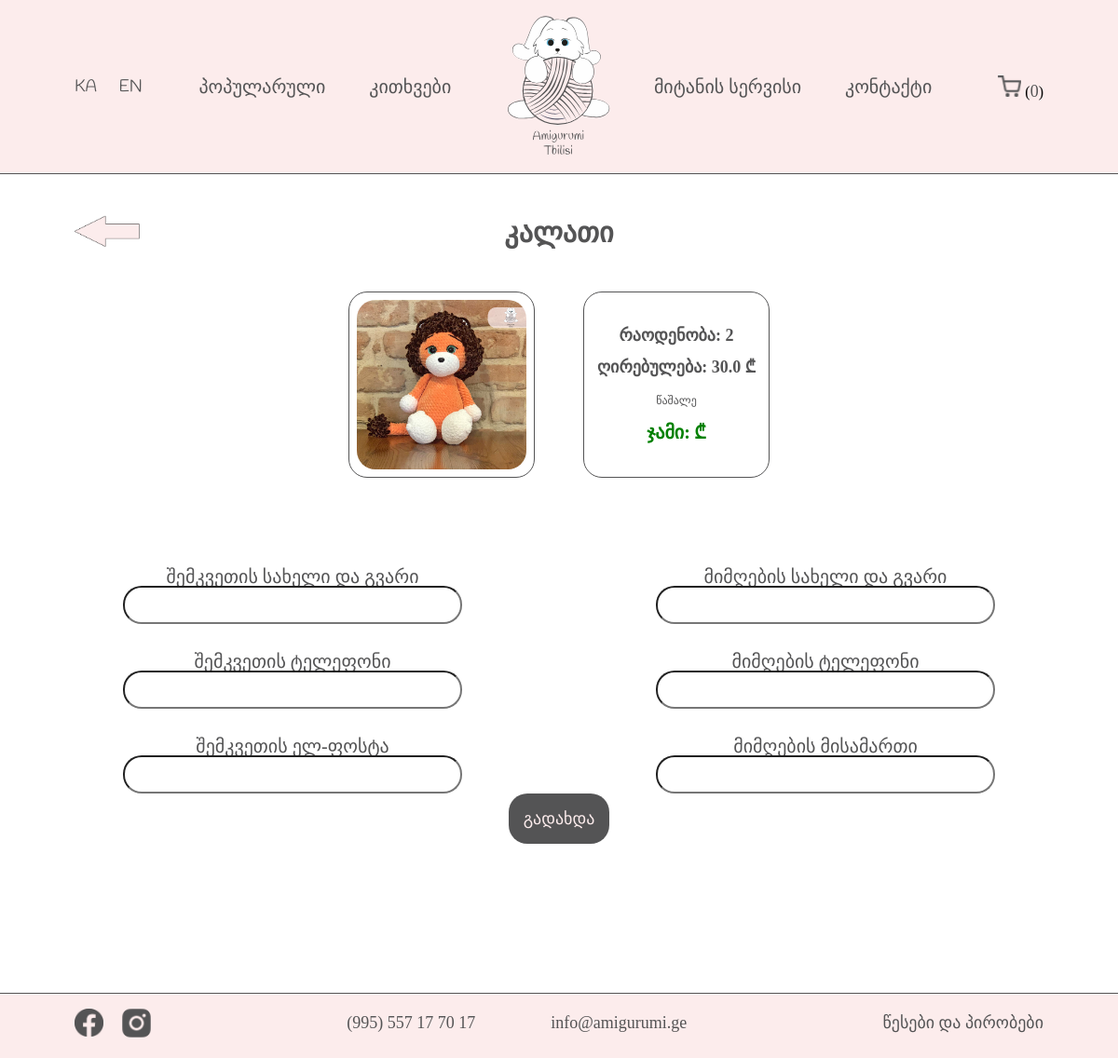
The page /cart on the database its author committed.
### app/models/store.py (models this page shows)
class Toy(db.Model, BaseModel):
    __tablename__ = "toys"
    id = db.Column(db.Integer, primary_key=True)
    photo = db.Column(db.String, nullable=False)
    name_geo = db.Column(db.String, nullable=False)
    name_eng = db.Column(db.String, nullable=False)
    desc_eng = db.Column(db.String, nullable=False)
    desc_geo = db.Column(db.String, nullable=False)
    price = db.Column(db.Float, nullable=False)
    stock = db.Column(db.Integer,nullable=False)
    is_popular = db.Column(db.Boolean, nullable=False)
    meta_geo = db.Column(db.String, nullable=False)
    meta_eng = db.Column(db.String, nullable=False)
    category_id = db.Column(db.ForeignKey("toy_categories.id"))
    category = db.relationship("ToyCategory", uselist=False)

### app/views/product/routes.py (the view)
@product_blueprint.route("/cart")
def cart():
    form = CartForm()
    toy = Toy.query.filter_by(id=1).first()
    order = Order.query.filter_by(id=1).first()
    return render_template("cart.html", order=order, toy=toy, form=form)

### app/views/product/forms.py
class CartForm(FlaskForm):
    ord_fullname = StringField("შემკვეთის სახელი და გვარი", validators=[DataRequired()])
    ord_phone = StringField("შემკვეთის ტელეფონი", validators=[DataRequired()])
    ord_email = EmailField("შემკვეთის ელ-ფოსტა", validators=[DataRequired()])
    fullname = StringField("მიმღების სახელი და გვარი", validators=[DataRequired()])
    phone = StringField("მიმღების ტელეფონი", validators=[DataRequired()])
    delivery_address = EmailField("მიმღების მისამართი", validators=[DataRequired()])
    submit = SubmitField("გადახდა")

### app/templates/product/cart.html (shortened to what this page needs)
{% extends 'layouts/base.html' %}
{% block main %}
<main>
    <div class="container cart-container">
        <a class="go-back" href="../product/product-page.html">
            <img src="{{ url_for('static', filename='img/icons/arrow.png') }}" alt="back arrow">
        </a>
        <h1 id="cartTitle">კალათი</h1>
        <div class="cart-products">
            <div class="cart-product-image">
                <img id="cartImg" src="{{ url_for('static', filename='img/products/' + toy.photo) }}" alt="purple bunny toy">
            </div>
            <div class="cart-details">
                <div>
                    <span id="cartAmount">რაოდენობა:</span>
                    <span id="amountNum">{{ toy.stock }}</span>
                </div>
                <div>
                    <span id="cartPrice">ღირებულება:</span>
                    <span id="priceNum">{{ toy.price }}</span>
                    <span>₾</span>
                </div>
                <div>
                    <button id="remove">წაშალე</button>
                </div>
                <div class="total">
                    <span id="total">ჯამი:</span>
                    <span>₾</span>
                </div>
            </div>
        </div>
        <form class="place-order" action="#">
            <div class="sender-info">
                <div class="sender-name">
                    {{ form.ord_fullname.label }}
                    {{ form.ord_fullname }}
                </div>
                <div class="sender-phone">
                    {{ form.ord_phone.label }}
                    {{ form.ord_phone }}
                </div>
                <div class="email">
                    {{ form.ord_email.label }}
                    {{ form.ord_email }}
                </div>
            </div>
            <div class="recipient-info">
                <div class="recipient-name">
                    {{ form.fullname.label }}
                    {{ form.fullname }}
                </div>
                <div class="recipient-phone">
                    {{ form.phone.label }}
                    {{ form.phone }}
                </div>
                <div class="delivery-address">
                    {{ form.delivery_address.label }}
                    {{ form.delivery_address }}
                </div>
            </div>
            <div class="pay">
                <button id="cartPay">გადახდა</button>
            </div>
        </form>
    </div>
</main>
{% endblock %}

### app/static/css/style.css (style rules this page uses)
:root { --main-font-en: 'Handlee'; --main-font-ge: 'alk-life'; --text-color: #545455; --background-color: #fcecec; --size-30: 30px; --size-24: 24px; --size-20: 20px; --size-18: 18px; }
html { scroll-behavior: smooth; }
body { position: relative; }
.container { padding: 1rem 5rem; position: relative; }
.container h1 { font-family: var(--main-font-ge); color: var(--text-color); font-weight: 900; font-size: var(--size-30); text-align: center; padding-top: 2rem; }
.place-order { display: flex; justify-content: center; gap: 20%; width: 100%; padding: 3rem 0; }
.place-order label { font-family: var(--main-font-ge); font-size: var(--size-20); color: var(--text-color); text-align: center; }
.sender-info div, .recipient-info div { display: flex; flex-direction: column; }
.sender-info, .recipient-info { display: flex; flex-direction: column; gap: 30px; width: 35%; }
.place-order input { padding: 0.5rem 1rem; border-radius: 20px; font-family: var(--main-font-ge); font-size: var(--size-18); color: var(--text-color); }
.cart-products { padding: 3rem 0; display: flex; justify-content: center; gap: 5%; }
.cart-details, .cart-product-image { width: 200px; height: 200px; padding: 0.5rem; border: 1px solid var(--text-color); border-radius: 20px; display: flex; flex-direction: column; justify-content: center; text-align: center; font-family: var(--main-font-ge); font-size: var(--size-18); color: var(--text-color); gap: 1rem; font-weight: 600; }
.cart-products img { width: 100%; border-radius: 20px; }
.pay { text-align: center; }
.pay button { background-color: var(--text-color); padding: 1rem; border-radius: 20px; font-family: var(--main-font-ge); font-size: var(--size-18); color: var(--background-color); cursor: pointer; }
.cart-container { padding-bottom: 7rem; }
.total span { font-size: var(--size-20); color: green; }
.cart-products button { font-family: var(--main-font-ge); font-size: 12px; color: var(--text-color); cursor: pointer; }
.go-back { display: block; width: 70px; position: absolute; top: 2.8rem; }
.go-back img { width: 100%; }

### rows shown on the page
Toy: photo (picture), stock "2", price "30.0"
